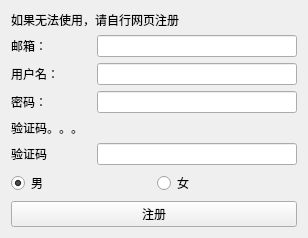
           <widget class="QWidget" name="scrollAreaWidgetContents_2">
            <property name="geometry">
             <rect>
              <x>0</x>
              <y>0</y>
              <width>306</width>
              <height>234</height>
             </rect>
            </property>
            <layout class="QVBoxLayout" name="verticalLayout_8">
             <item>
              <widget class="QLabel" name="label">
               <property name="text">
                <string>如果无法使用，请自行网页注册</string>
               </property>
              </widget>
             </item>
             <item>
              <layout class="QVBoxLayout" name="linkLayout"/>
             </item>
             <item>
              <layout class="QHBoxLayout" name="horizontalLayout_5">
               <item>
                <widget class="QLabel" name="user">
                 <property name="minimumSize">
                  <size>
                   <width>80</width>
                   <height>0</height>
                  </size>
                 </property>
                 <property name="maximumSize">
                  <size>
                   <width>60</width>
                   <height>16777215</height>
                  </size>
                 </property>
                 <property name="layoutDirection">
                  <enum>Qt::LeftToRight</enum>
                 </property>
                 <property name="text">
                  <string>邮箱：</string>
                 </property>
                 <property name="alignment">
                  <set>Qt::AlignLeading|Qt::AlignLeft|Qt::AlignVCenter</set>
                 </property>
                </widget>
               </item>
               <item>
                <widget class="QLineEdit" name="userEdit">
                 <property name="minimumSize">
                  <size>
                   <width>200</width>
                   <height>0</height>
                  </size>
                 </property>
                </widget>
               </item>
              </layout>
             </item>
             <item>
              <layout class="QHBoxLayout" name="horizontalLayout_6">
               <item>
                <widget class="QLabel" name="name">
                 <property name="minimumSize">
                  <size>
                   <width>80</width>
                   <height>0</height>
                  </size>
                 </property>
                 <property name="maximumSize">
                  <size>
                   <width>60</width>
                   <height>16777215</height>
                  </size>
                 </property>
                 <property name="text">
                  <string>用户名：</string>
                 </property>
                 <property name="alignment">
                  <set>Qt::AlignLeading|Qt::AlignLeft|Qt::AlignVCenter</set>
                 </property>
                </widget>
               </item>
               <item>
                <widget class="QLineEdit" name="nameEdit"/>
               </item>
              </layout>
             </item>
             <item>
              <layout class="QHBoxLayout" name="horizontalLayout_19">
               <item>
                <widget class="QLabel" name="passwd">
                 <property name="minimumSize">
                  <size>
                   <width>80</width>
                   <height>0</height>
                  </size>
                 </property>
                 <property name="maximumSize">
                  <size>
                   <width>60</width>
                   <height>16777215</height>
                  </size>
                 </property>
                 <property name="text">
                  <string>密码：</string>
                 </property>
                 <property name="alignment">
                  <set>Qt::AlignLeading|Qt::AlignLeft|Qt::AlignVCenter</set>
                 </property>
                </widget>
               </item>
               <item>
                <widget class="QLineEdit" name="passwdEdit"/>
               </item>
              </layout>
             </item>
             <item>
              <widget class="QLabel" name="verPicture">
               <property name="minimumSize">
                <size>
                 <width>0</width>
                 <height>0</height>
                </size>
               </property>
               <property name="maximumSize">
                <size>
                 <width>16777215</width>
                 <height>100</height>
                </size>
               </property>
               <property name="text">
                <string>验证码。。。</string>
               </property>
              </widget>
             </item>
             <item>
              <layout class="QHBoxLayout" name="horizontalLayout_7">
               <item>
                <widget class="QLabel" name="verLabel">
                 <property name="minimumSize">
                  <size>
                   <width>80</width>
                   <height>0</height>
                  </size>
                 </property>
                 <property name="text">
                  <string>验证码</string>
                 </property>
                </widget>
               </item>
               <item>
                <widget class="QLineEdit" name="verEdit"/>
               </item>
              </layout>
             </item>
             <item>
              <layout class="QHBoxLayout" name="horizontalLayout_10">
               <item>
                <widget class="QRadioButton" name="gender_Male">
                 <property name="text">
                  <string>男</string>
                 </property>
                 <property name="checked">
                  <bool>true</bool>
                 </property>
                 <attribute name="buttonGroup">
                  <string notr="true">sexGroup</string>
                 </attribute>
                </widget>
               </item>
               <item>
                <widget class="QRadioButton" name="gender_Female">
                 <property name="text">
                  <string>女</string>
                 </property>
                 <attribute name="buttonGroup">
                  <string notr="true">sexGroup</string>
                 </attribute>
                </widget>
               </item>
              </layout>
             </item>
             <item>
              <widget class="QPushButton" name="registerButton">
               <property name="text">
                <string>注册</string>
               </property>
              </widget>
             </item>
            </layout>
           </widget>
